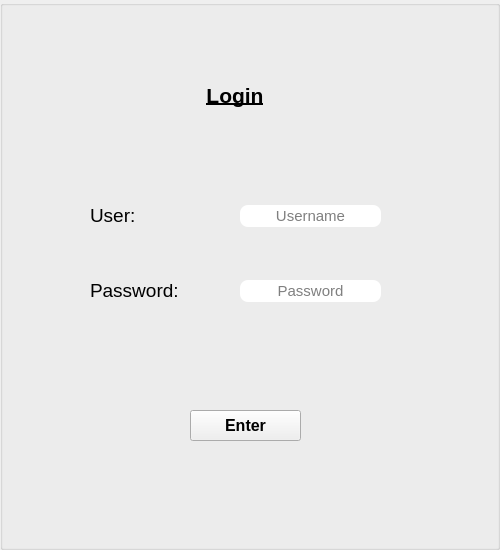
<?xml version="1.0" encoding="UTF-8"?>
<ui version="4.0">
 <class>MainWindow</class>
 <widget class="QMainWindow" name="MainWindow">
  <property name="geometry">
   <rect>
    <x>0</x>
    <y>0</y>
    <width>500</width>
    <height>550</height>
   </rect>
  </property>
  <property name="windowTitle">
   <string>MainWindow</string>
  </property>
  <widget class="QWidget" name="centralwidget">
   <widget class="QGroupBox" name="groupBox">
    <property name="geometry">
     <rect>
      <x>0</x>
      <y>0</y>
      <width>500</width>
      <height>550</height>
     </rect>
    </property>
    <property name="styleSheet">
     <string notr="true">background-image: url(:/res/img/image1.jpg);</string>
    </property>
    <property name="title">
     <string/>
    </property>
    <widget class="QLabel" name="login_label">
     <property name="geometry">
      <rect>
       <x>160</x>
       <y>70</y>
       <width>150</width>
       <height>50</height>
      </rect>
     </property>
     <property name="sizeIncrement">
      <size>
       <width>0</width>
       <height>0</height>
      </size>
     </property>
     <property name="baseSize">
      <size>
       <width>0</width>
       <height>0</height>
      </size>
     </property>
     <property name="font">
      <font>
       <pointsize>16</pointsize>
       <weight>75</weight>
       <bold>true</bold>
       <underline>true</underline>
       <kerning>true</kerning>
      </font>
     </property>
     <property name="cursor">
      <cursorShape>BlankCursor</cursorShape>
     </property>
     <property name="layoutDirection">
      <enum>Qt::LeftToRight</enum>
     </property>
     <property name="frameShadow">
      <enum>QFrame::Plain</enum>
     </property>
     <property name="text">
      <string>Login</string>
     </property>
     <property name="textFormat">
      <enum>Qt::AutoText</enum>
     </property>
     <property name="alignment">
      <set>Qt::AlignCenter</set>
     </property>
     <property name="openExternalLinks">
      <bool>false</bool>
     </property>
     <property name="textInteractionFlags">
      <set>Qt::LinksAccessibleByMouse</set>
     </property>
    </widget>
    <widget class="QLabel" name="user_label">
     <property name="geometry">
      <rect>
       <x>90</x>
       <y>200</y>
       <width>81</width>
       <height>31</height>
      </rect>
     </property>
     <property name="font">
      <font>
       <pointsize>14</pointsize>
      </font>
     </property>
     <property name="cursor">
      <cursorShape>BlankCursor</cursorShape>
     </property>
     <property name="text">
      <string>User:</string>
     </property>
    </widget>
    <widget class="QLabel" name="password_label">
     <property name="geometry">
      <rect>
       <x>90</x>
       <y>275</y>
       <width>111</width>
       <height>31</height>
      </rect>
     </property>
     <property name="font">
      <font>
       <pointsize>14</pointsize>
      </font>
     </property>
     <property name="cursor">
      <cursorShape>BlankCursor</cursorShape>
     </property>
     <property name="text">
      <string>Password:</string>
     </property>
    </widget>
    <widget class="QLineEdit" name="user">
     <property name="geometry">
      <rect>
       <x>240</x>
       <y>205</y>
       <width>141</width>
       <height>22</height>
      </rect>
     </property>
     <property name="font">
      <font>
       <pointsize>11</pointsize>
      </font>
     </property>
     <property name="cursor">
      <cursorShape>BlankCursor</cursorShape>
     </property>
     <property name="toolTip">
      <string>Enter Username:</string>
     </property>
     <property name="toolTipDuration">
      <number>1</number>
     </property>
     <property name="styleSheet">
      <string notr="true">border-radius:8px</string>
     </property>
     <property name="alignment">
      <set>Qt::AlignCenter</set>
     </property>
     <property name="placeholderText">
      <string>Username</string>
     </property>
     <property name="clearButtonEnabled">
      <bool>true</bool>
     </property>
    </widget>
    <widget class="QLineEdit" name="password">
     <property name="geometry">
      <rect>
       <x>240</x>
       <y>280</y>
       <width>141</width>
       <height>22</height>
      </rect>
     </property>
     <property name="font">
      <font>
       <pointsize>11</pointsize>
      </font>
     </property>
     <property name="cursor">
      <cursorShape>BlankCursor</cursorShape>
     </property>
     <property name="toolTip">
      <string>Enter Password:</string>
     </property>
     <property name="toolTipDuration">
      <number>1</number>
     </property>
     <property name="styleSheet">
      <string notr="true">border-radius:8px
</string>
     </property>
     <property name="maxLength">
      <number>32779</number>
     </property>
     <property name="echoMode">
      <enum>QLineEdit::Password</enum>
     </property>
     <property name="alignment">
      <set>Qt::AlignCenter</set>
     </property>
     <property name="placeholderText">
      <string>Password</string>
     </property>
     <property name="clearButtonEnabled">
      <bool>true</bool>
     </property>
    </widget>
    <widget class="QPushButton" name="enter_button">
     <property name="geometry">
      <rect>
       <x>190</x>
       <y>410</y>
       <width>111</width>
       <height>31</height>
      </rect>
     </property>
     <property name="font">
      <font>
       <pointsize>12</pointsize>
       <weight>75</weight>
       <bold>true</bold>
      </font>
     </property>
     <property name="cursor">
      <cursorShape>PointingHandCursor</cursorShape>
     </property>
     <property name="text">
      <string>Enter</string>
     </property>
    </widget>
   </widget>
  </widget>
 </widget>
 <resources/>
 <connections/>
</ui>
